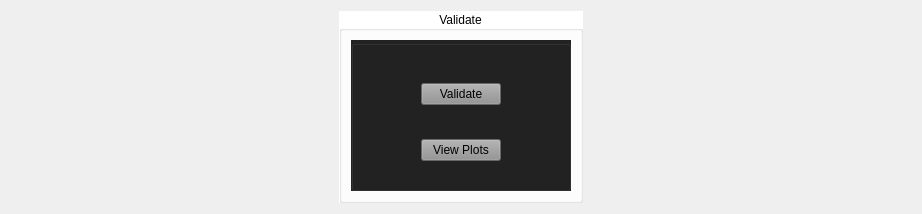
          <widget class="QWidget" name="layoutWidget">
           <layout class="QHBoxLayout" name="horizontalLayout_33">
            <item>
             <spacer name="horizontalSpacer_44">
              <property name="orientation">
               <enum>Qt::Horizontal</enum>
              </property>
              <property name="sizeHint" stdset="0">
               <size>
                <width>328</width>
                <height>20</height>
               </size>
              </property>
             </spacer>
            </item>
            <item>
             <widget class="QGroupBox" name="GB_PredClasfy">
              <property name="styleSheet">
               <string notr="true">background-color: rgb(255, 255, 255);
color: black;</string>
              </property>
              <property name="title">
               <string>Validate</string>
              </property>
              <property name="alignment">
               <set>Qt::AlignCenter</set>
              </property>
              <layout class="QGridLayout" name="gridLayout_15">
               <item row="0" column="0">
                <widget class="QGroupBox" name="groupBox_12">
                 <property name="styleSheet">
                  <string notr="true">background-color: rgb(34, 34, 34);</string>
                 </property>
                 <property name="title">
                  <string/>
                 </property>
                 <layout class="QGridLayout" name="gridLayout_14">
                  <item row="0" column="0">
                   <layout class="QVBoxLayout" name="verticalLayout_40">
                    <item>
                     <spacer name="verticalSpacer_41">
                      <property name="orientation">
                       <enum>Qt::Vertical</enum>
                      </property>
                      <property name="sizeHint" stdset="0">
                       <size>
                        <width>20</width>
                        <height>28</height>
                       </size>
                      </property>
                     </spacer>
                    </item>
                    <item>
                     <layout class="QHBoxLayout" name="horizontalLayout_31">
                      <item>
                       <spacer name="horizontalSpacer_40">
                        <property name="orientation">
                         <enum>Qt::Horizontal</enum>
                        </property>
                        <property name="sizeHint" stdset="0">
                         <size>
                          <width>58</width>
                          <height>20</height>
                         </size>
                        </property>
                       </spacer>
                      </item>
                      <item>
                       <widget class="QPushButton" name="PB_Predict">
                        <property name="styleSheet">
                         <string notr="true">background-color: rgb(144, 144, 144);
color: black;</string>
                        </property>
                        <property name="text">
                         <string>Validate</string>
                        </property>
                       </widget>
                      </item>
                      <item>
                       <spacer name="horizontalSpacer_41">
                        <property name="orientation">
                         <enum>Qt::Horizontal</enum>
                        </property>
                        <property name="sizeHint" stdset="0">
                         <size>
                          <width>58</width>
                          <height>20</height>
                         </size>
                        </property>
                       </spacer>
                      </item>
                     </layout>
                    </item>
                    <item>
                     <spacer name="verticalSpacer_42">
                      <property name="orientation">
                       <enum>Qt::Vertical</enum>
                      </property>
                      <property name="sizeHint" stdset="0">
                       <size>
                        <width>20</width>
                        <height>28</height>
                       </size>
                      </property>
                     </spacer>
                    </item>
                    <item>
                     <layout class="QHBoxLayout" name="horizontalLayout_32">
                      <item>
                       <spacer name="horizontalSpacer_42">
                        <property name="orientation">
                         <enum>Qt::Horizontal</enum>
                        </property>
                        <property name="sizeHint" stdset="0">
                         <size>
                          <width>58</width>
                          <height>20</height>
                         </size>
                        </property>
                       </spacer>
                      </item>
                      <item>
                       <widget class="QPushButton" name="PB_ViewPlots_Pred">
                        <property name="styleSheet">
                         <string notr="true">background-color: rgb(144, 144, 144);
color: black;</string>
                        </property>
                        <property name="text">
                         <string>View Plots</string>
                        </property>
                       </widget>
                      </item>
                      <item>
                       <spacer name="horizontalSpacer_43">
                        <property name="orientation">
                         <enum>Qt::Horizontal</enum>
                        </property>
                        <property name="sizeHint" stdset="0">
                         <size>
                          <width>58</width>
                          <height>20</height>
                         </size>
                        </property>
                       </spacer>
                      </item>
                     </layout>
                    </item>
                    <item>
                     <spacer name="verticalSpacer_43">
                      <property name="orientation">
                       <enum>Qt::Vertical</enum>
                      </property>
                      <property name="sizeHint" stdset="0">
                       <size>
                        <width>20</width>
                        <height>18</height>
                       </size>
                      </property>
                     </spacer>
                    </item>
                   </layout>
                  </item>
                 </layout>
                </widget>
               </item>
              </layout>
             </widget>
            </item>
            <item>
             <spacer name="horizontalSpacer_45">
              <property name="orientation">
               <enum>Qt::Horizontal</enum>
              </property>
              <property name="sizeHint" stdset="0">
               <size>
                <width>328</width>
                <height>20</height>
               </size>
              </property>
             </spacer>
            </item>
           </layout>
          </widget>
